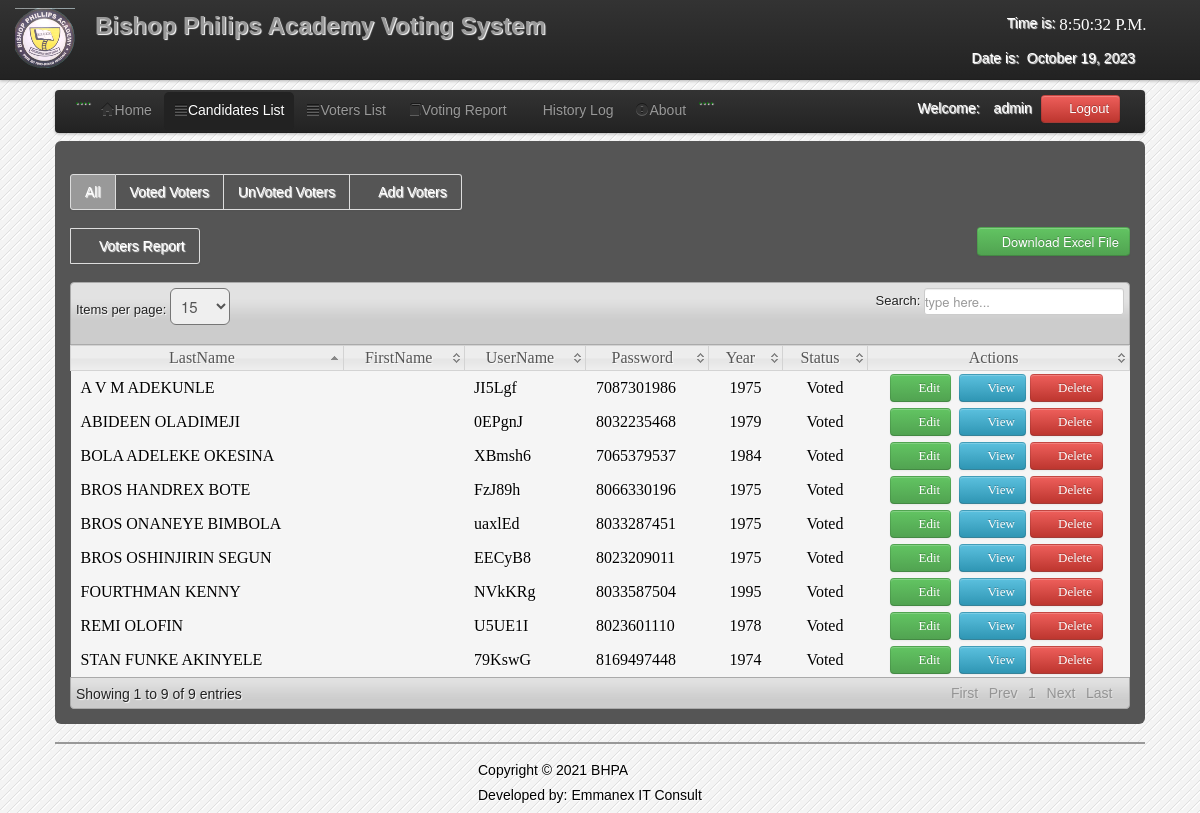
Page /admin/Voted_voters.php (signed in) on the earlier database version.
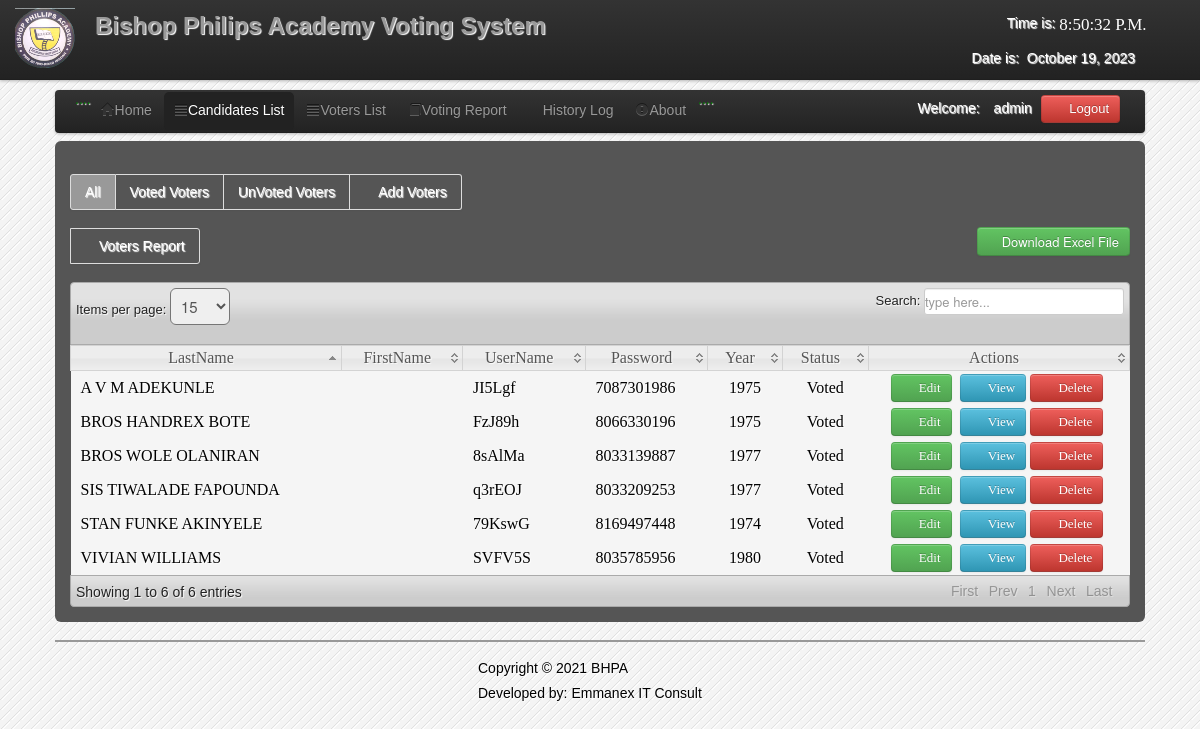
Same page on the later database version.
### tables this page shows
CREATE TABLE `voters` (
  `VoterID` int(11) NOT NULL,
  `vid` varchar(6) NOT NULL,
  `FirstName` varchar(150) NOT NULL,
  `LastName` varchar(150) NOT NULL,
  `MiddleName` varchar(100) NOT NULL,
  `mobileno` varchar(20) NOT NULL,
  `Username` varchar(100) NOT NULL,
  `Password` varchar(100) NOT NULL,
  `Year` varchar(100) NOT NULL,
  `Status` varchar(20) NOT NULL,
  `Status1` varchar(15) NOT NULL,
  `Status2` varchar(15) NOT NULL,
  `Status3` varchar(15) NOT NULL,
  `Status4` varchar(15) NOT NULL,
  `Status5` varchar(15) NOT NULL
);

### admin/session.php (called while the page is built, shortened)
<?php
$id_session=$_SESSION['id'];
?>

### admin/Voted_voters.php (the view, shortened to what this page needs)
<?php
include('session.php');
include('header.php');
include('dbcon.php');
?>
</head>
<body>
<?php include('nav_top.php'); ?>
<div class="wrapper">
<div class="home_body">
<div class="navbar">
	<div class="navbar-inner">
	<div class="container">
	<ul class="nav nav-pills">
	  <li>....</li>
	  <li><a href="home.php"><i class="icon-home icon-large"></i>Home</a></li>
	  <li  class="active"><a  href="candidate_list.php"><i class="icon-align-justify icon-large"></i>Candidates List</a></li>
	  <li class=""><a  href="voter_list.php"><i class="icon-align-justify icon-large"></i>Voters List</a></li>
		 <li><a  href="canvassing_report.php"><i class="icon-book icon-large"></i>Voting Report</a></li>
		    <li><a  href="History.php"><i class="icon-table icon-large"></i>History Log</a>
		   <li><a data-toggle="modal" href="#about"><i class="icon-exclamation-sign icon-large"></i>About</a></li>
		   <li>....</li>
	 </ul>
	<form class="navbar-form pull-right">
		<?php $result=mysqli_query($conn,"select * from users where User_id='$id_session'");
	$row=mysqli_fetch_array($result);
	?>
	<font color="white">Welcome:<i class="icon-user-md"></i><?php echo $row['User_Type']; ?></font>
	<a class="btn btn-danger" id="logout" data-toggle="modal" href="#myModal"><i class="icon-off"></i>&nbsp;Logout</a>
	</form>
	</div>
	</div>
	</div>
	<div id="element" class="hero-body">
	    <div class="pagination">
    <ul>
   <li  class="active"><a href="voter_list.php"><font color="white">All</font></a></li>
    <li  class=""><a href="Voted_voters.php"><font color="white">Voted Voters</font></a></li>
    <li  class=""><a href="Unvoted_voters.php"><font color="white">UnVoted Voters</font></a></li>
    <li  class=""><a href="new_voter.php"><font color="white"><i class="icon-plus icon-large"></i>Add Voters</font></a></li>
    </ul>
    </div>
	<div class="pagination">
		  <ul>
     <li><a href="vvoter_list.php"><font color="white"><i class="icon-plus icon-large"></i>Voters Report</font></a></li>
    </ul>
	</div>
    <div class="excel_button">
			<form method="POST" action="excel_voted_voter.php">
	<button id="excel" class="btn btn-success" name="save"><i class="icon-download icon-large"></i>Download Excel File</button>
	</form>
	</div>
	<table class="users-table">
<div class="demo_jui">
		<table cellpadding="0" cellspacing="0" border="0" class="display" id="log" class="jtable">
			<thead>
				<tr>
				<th>LastName</th>
				<th>FirstName</th>
                <th>UserName</th>
				<th>Password</th>
				<th>Year</th>
                <th>Status</th>
				<th>Actions</th>
				</tr>
			</thead>
			<tbody>
<?php $voter_query=mysqli_query($conn,"select  * from voters where status='Voted'");
		while($voter_rows=mysqli_fetch_array($voter_query)){ $id=$voter_rows['VoterID'];
		?>
<tr class="del<?php echo $id ?>">
<td><?php echo $voter_rows['LastName']; ?></td>
		<td><?php echo $voter_rows['FirstName']; ?></td>
	<td><?php echo $voter_rows['Username']; ?></td>
	<td><?php echo $voter_rows['Password']; ?></td>
	<td align="center"><?php echo $voter_rows['Year']; ?></td>
    <td align="center"><?php echo $voter_rows['Status']; ?></td>
	<td width="240" align="center">
	<a class="btn btn-Success" href="edit_voter.php<?php echo '?id='.$id; ?>"><i class="icon-edit icon-large"></i>&nbsp;Edit</a>&nbsp;
	<a class="btn btn-info"  data-toggle="modal" href="#<?php echo $id; ?>" ><i class="icon-list icon-large"></i>&nbsp;View</a>
	<a class="btn btn-danger1" id="<?php echo $id; ?>"><i class="icon-trash icon-large"></i>&nbsp;Delete</a>&nbsp;
	</td>
		</div>
		</div>
	</tr>
<?php } ?>
<?php include('footer.php')?>
</body>
</html>

Differences in the rows shown:
no longer on this page (row edited): voters: LastName "BROS ONANEYE BIMBOLA", Username "uaxlEd", Password "8033287451", Year "1975", Status "Voted"
no longer on this page (row edited): voters: LastName "BROS OSHINJIRIN SEGUN", Username "EECyB8", Password "8023209011", Year "1975", Status "Voted"
no longer on this page (row edited): voters: LastName "REMI OLOFIN", Username "U5UE1I", Password "8023601110", Year "1978", Status "Voted"
no longer on this page (row edited): voters: LastName "BOLA ADELEKE OKESINA", Username "XBmsh6", Password "7065379537", Year "1984", Status "Voted"
no longer on this page (row edited): voters: LastName "ABIDEEN OLADIMEJI", Username "0EPgnJ", Password "8032235468", Year "1979", Status "Voted"
no longer on this page (row edited): voters: LastName "FOURTHMAN KENNY", Username "NVkKRg", Password "8033587504", Year "1995", Status "Voted"
now on this page (row edited): voters: LastName "SIS TIWALADE FAPOUNDA", Username "q3rEOJ", Password "8033209253", Year "1977", Status "Voted"
now on this page (row edited): voters: LastName "VIVIAN WILLIAMS", Username "SVFV5S", Password "8035785956", Year "1980", Status "Voted"
now on this page (row edited): voters: LastName "BROS WOLE OLANIRAN", Username "8sAlMa", Password "8033139887", Year "1977", Status "Voted"
Other differences:
text written by a page script: "Items per page: Search: Showing 1 to 9 of 9 entries First Prev 1 Next Last" → "Items per page: Search: Showing 1 to 6 of 6 entries First Prev 1 Next Last"
